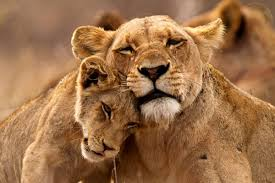
#> input picture album/images (1).jpg, 275 x 183 px; its folder holds 4 pictures in this run
$ python p105.py
#> lines starting #> are read from the running program, lines starting #| are printed output that depends on the picture
import cv2
import os

path = "album"
images = []


for i in os.listdir(path):
    images.append(i)
    print(i)
#> pass 2 of the loop `for i in os.listdir(path):`:
#> pass 3 of the loop `for i in os.listdir(path):`:
#> the loop made 4 passes; the first 3 are shown

fourcc = cv2.VideoWriter_fourcc(*'DIVX')
out = cv2.VideoWriter('output.avi', fourcc, 0.5, (400,200))

for i in images:
    image = cv2.imread("album/"+i)
#> image is the input picture: shape (183, 275, 3); mean B, G, R 72.9, 110.8, 154.8
    image = cv2.resize(image,(400,200),3)
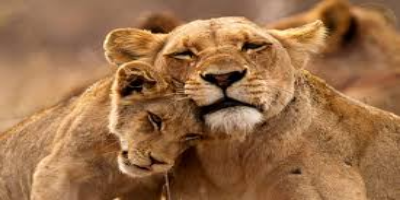
#> image: shape (200, 400, 3); mean B, G, R 72.8, 110.7, 154.7
    print(image.shape)
#| (200, 400, 3)
    print(i)
    out.write(image)
    print(out)
#> pass 2 of the loop `for i in images:`:
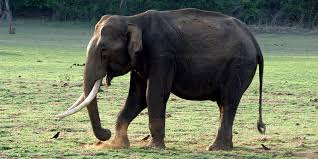
#> input picture album/images (2).jpg, 318 x 159 px
#> image is the input picture: shape (159, 318, 3); mean B, G, R 95.3, 117.8, 110.2
#> `image = cv2.resize(image,(400,200),3)`:
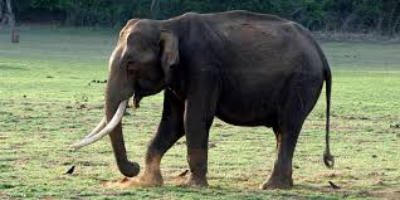
#> image: shape (200, 400, 3); mean B, G, R 95.1, 117.7, 110
#| (200, 400, 3)
#> pass 3 of the loop `for i in images:`:
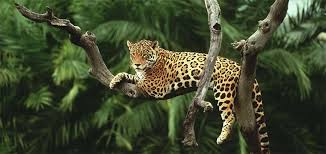
#> input picture album/images (3).jpg, 326 x 154 px
#> image is the input picture: shape (154, 326, 3); mean B, G, R 45.9, 72.1, 64
#> `image = cv2.resize(image,(400,200),3)`:
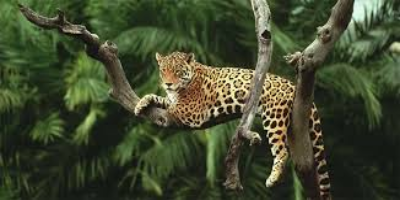
#> image: shape (200, 400, 3); mean B, G, R 45.8, 72, 63.9
#| (200, 400, 3)
#> the loop made 4 passes; the first 3 are shown
